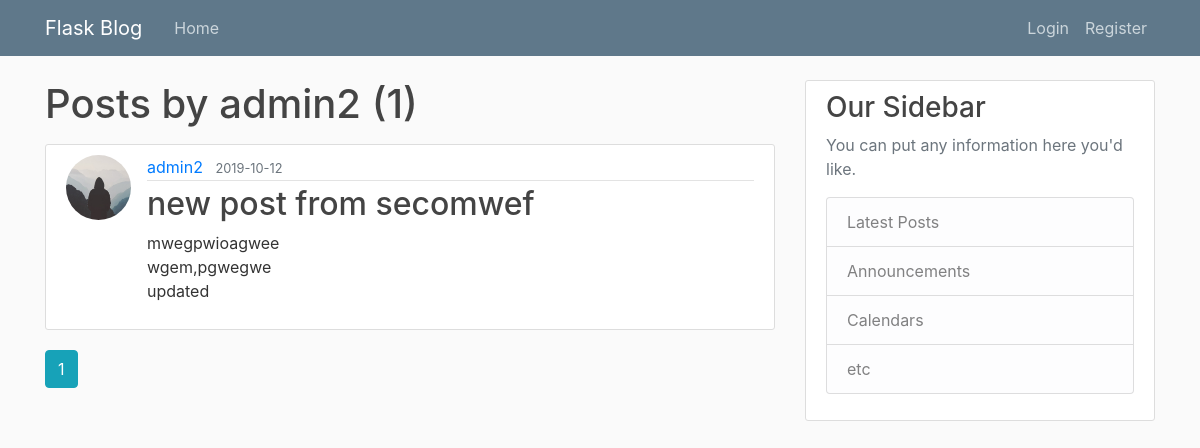
The page /user/admin2 on the database as committed earlier.
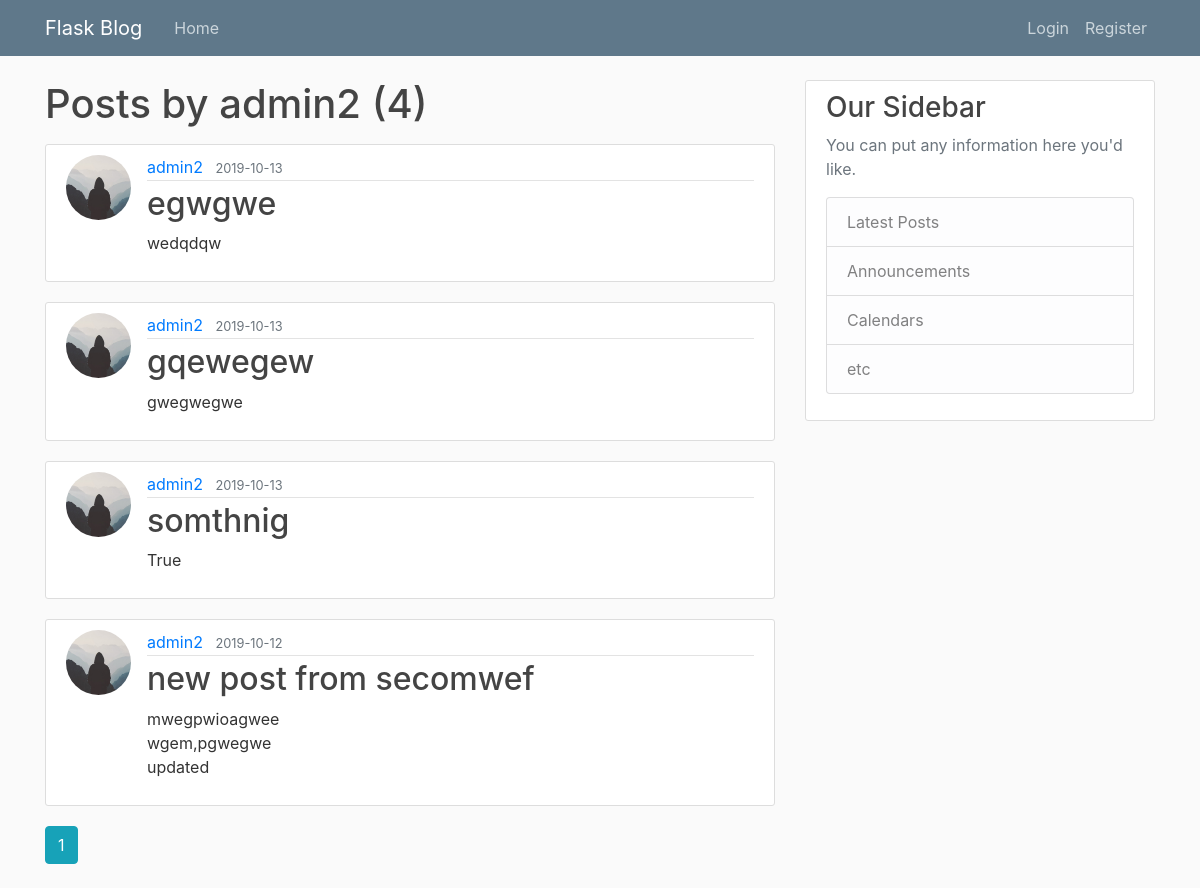
The same page on the database as committed later.
### flaskapp/models.py (models this page shows, shortened)
class User(db.Model, UserMixin):
    id = db.Column(db.Integer, primary_key=True)
    username = db.Column(db.String(20), unique=True, nullable=False)
    email = db.Column(db.String(120), unique=True, nullable=False)
    image_file = db.Column(db.String(20), nullable=False, default='default.jpg')
    password = db.Column(db.String(60), nullable=False)
    posts = db.relationship('Post', backref='author', lazy=True)

class Post(db.Model):
    id = db.Column(db.Integer, primary_key=True)
    title = db.Column(db.String(100), nullable=False)
    date_posted = db.Column(db.DateTime, nullable=False, default=datetime.utcnow)
    content = db.Column(db.Text, nullable=False)
    user_id = db.Column(db.Integer, db.ForeignKey('user.id'), nullable=False)

### flaskapp/routes.py (the view)
@app.route("/user/<string:username>")
def user_posts(username):
    page = request.args.get('page', 1, type=int)
    user = User.query.filter_by(username=username).first_or_404()
    posts = Post.query.filter_by(author=user)\
        .order_by(Post.date_posted.desc())\
        .paginate(page=page, per_page=5)
    return render_template('user_posts.html', posts=posts, user=user)

### flaskapp/templates/user_posts.html
{% extends "layout.html" %}
{% block content %}
    <h1 class="mb-3">Posts by {{ user.username }} ({{ posts.total }})</h1>
    {% for post in posts.items %}
        <article class="media content-section">
          <img class="rounded-circle article-img" src="{{ url_for('static', filename='profile_pics/' + post.author.image_file) }}">
          <div class="media-body">
            <div class="article-metadata">
              <a class="mr-2" href="{{ url_for('user_posts', username=post.author.username) }}">{{ post.author.username }}</a>
              <small class="text-muted">{{ post.date_posted.strftime('%Y-%m-%d') }}</small>
            </div>
            <h2><a class="article-title" href="{{ url_for('post', post_id=post.id) }}">{{ post.title }}</a></h2>
            <p class="article-content">{{ post.content }}</p>
          </div>
        </article>
    {% endfor %}
    {% for page_num in posts.iter_pages(left_edge=1, right_edge=1, left_current=1, right_current=2) %}
      {% if page_num %}
        {% if posts.page == page_num %}
          <a class="btn btn-info mb-4" href="{{ url_for('user_posts', username=user.username, page=page_num) }}">{{ page_num }}</a>
        {% else %}
          <a class="btn btn-outline-info mb-4" href="{{ url_for('user_posts', username=user.username, page=page_num) }}">{{ page_num }}</a>
        {% endif %}
      {% else %}
        ...
      {% endif %}
    {% endfor %}
{% endblock content %}

### flaskapp/templates/layout.html (shortened to what this page needs)
<!DOCTYPE html>
<html>
<head>
    <link rel="stylesheet" href="https://maxcdn.bootstrapcdn.com/bootstrap/4.0.0/css/bootstrap.min.css">
    <link rel="stylesheet" type="text/css" href="/static/css/home.css">
</head>
<body>
    <header class="site-header">
      <nav class="navbar navbar-expand-md navbar-dark bg-steel fixed-top">
        <div class="container">
          <a class="navbar-brand mr-4" href="/">Flask Blog</a>
          <div class="collapse navbar-collapse" id="navbarToggle">
            <div class="navbar-nav mr-auto">
              <a class="nav-item nav-link" href="{{ url_for('home') }}">Home</a>
            </div>
            <div class="navbar-nav">
              {% if current_user.is_authenticated %}
              <a class="nav-item nav-link" href="{{ url_for('new_post') }}">New Post</a>
                <a class="nav-item nav-link" href="{{ url_for('account') }}">Account</a>
                <a class="nav-item nav-link" href="{{ url_for('logout') }}">Logout</a>
              {% else %}
                <a class="nav-item nav-link" href="{{ url_for('login') }}">Login</a>
                <a class="nav-item nav-link" href="{{ url_for('register') }}">Register</a>
              {% endif %}
            </div>
          </div>
        </div>
      </nav>
    </header>
    <main role="main" class="container">
      <div class="row">
        <div class="col-md-8">
          {% block content %}{% endblock %}
        </div>
        <div class="col-md-4">
          <div class="content-section">
            <h3>Our Sidebar</h3>
            <p class='text-muted'>You can put any information here you'd like.
              <ul class="list-group">
                <li class="list-group-item list-group-item-light">Latest Posts</li>
                <li class="list-group-item list-group-item-light">Announcements</li>
                <li class="list-group-item list-group-item-light">Calendars</li>
                <li class="list-group-item list-group-item-light">etc</li>
              </ul>
            </p>
          </div>
        </div>
      </div>
    </main>
</body>
</html>

### flaskapp/static/css/home.css (style rules this page uses)
body { background: #fafafa; color: #333333; margin-top: 5rem; }
h1, h2, h3, h4, h5, h6 { color: #444444; }
.bg-steel { background-color: #5f788a; }
.site-header .navbar-nav .nav-link { color: #cbd5db; }
.content-section { background: #ffffff; padding: 10px 20px; border: 1px solid #dddddd; border-radius: 3px; margin-bottom: 20px; }
.article-title { color: #444444; }
.article-content { white-space: pre-line; }
.article-img { height: 65px; width: 65px; margin-right: 16px; }
.article-metadata { padding-bottom: 1px; margin-bottom: 4px; border-bottom: 1px solid #e3e3e3 }

Rows that differ between the two databases and show on the page:
added Post: image_file (placeholder picture), author.username "admin2", date_posted "2019-10-13", title "egwgwe", content "wedqdqw"
added Post: image_file (placeholder picture), author.username "admin2", date_posted "2019-10-13", title "gqewegew", content "gwegwegwe"
added Post: image_file (placeholder picture), author.username "admin2", date_posted "2019-10-13", title "somthnig", content "True"
Other text that changed with them:
{{ posts.total }}: "1" → "4"
